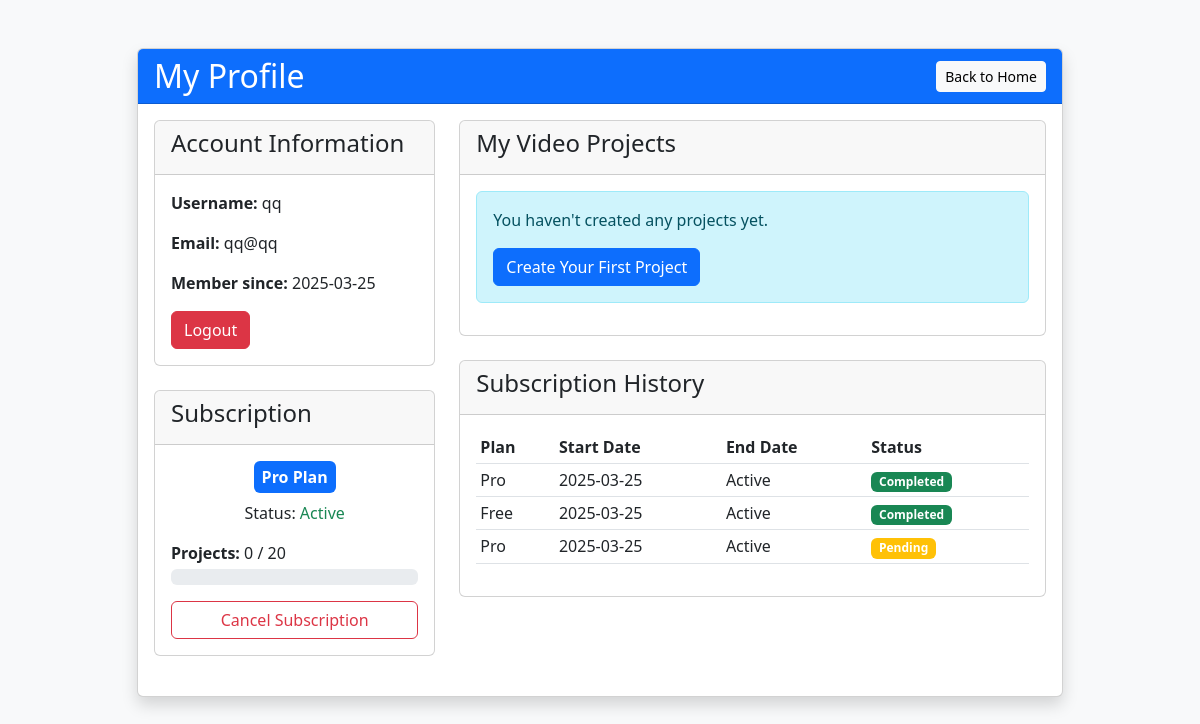
/profile (signed in), run on the app's committed database.
### tables this page shows
CREATE TABLE users (
            id INTEGER PRIMARY KEY AUTOINCREMENT,
            username TEXT UNIQUE NOT NULL,
            email TEXT UNIQUE NOT NULL,
            password TEXT NOT NULL,
            subscription_type TEXT DEFAULT 'free',
            subscription_status TEXT DEFAULT 'active',
            subscription_end_date TIMESTAMP,
            created_at TIMESTAMP DEFAULT CURRENT_TIMESTAMP
        );

CREATE TABLE subscription_history (
        id INTEGER PRIMARY KEY AUTOINCREMENT,
        user_id INTEGER NOT NULL,
        subscription_type TEXT NOT NULL,
        start_date TIMESTAMP DEFAULT CURRENT_TIMESTAMP,
        end_date TIMESTAMP,
        payment_status TEXT,
        FOREIGN KEY (user_id) REFERENCES users (id)
    );

### app.py (the view, shortened to what this page needs)
@app.route('/profile')
@login_required
def profile():
    conn = sqlite3.connect(USER_DB)
    cursor = conn.cursor()
    cursor.execute('''
        SELECT username, email, created_at, subscription_type, subscription_status, subscription_end_date
        FROM users WHERE id = ?
    ''', (session['user_id'],))
    user_data = cursor.fetchone()
    cursor.execute('''
        SELECT session_id FROM user_sessions
        WHERE user_id = ?
        ORDER BY created_at DESC
    ''', (session['user_id'],))
    sessions = []
    for row in cursor.fetchall():
        session_file = f"session_{row[0]}.json"
    cursor.execute('''
        SELECT subscription_type, start_date, end_date, payment_status
        FROM subscription_history
        WHERE user_id = ?
        ORDER BY start_date DESC
    ''', (session['user_id'],))
    subscription_history = cursor.fetchall()
    conn.close()
    subscription_type = user_data[3] if user_data[3] else 'free'
    project_limit = get_subscription_limit(subscription_type, 'projects')
    project_count = len(sessions)
    if project_limit > 1000000:  # Effectively unlimited
        project_usage_percent = min(100, project_count)
    else:
        project_usage_percent = min(100, int(project_count / project_limit * 100)) if project_limit > 0 else 100
    return render_template('profile.html',
                          user=user_data,
                          sessions=sessions,
                          subscription_history=subscription_history,
                          project_limit=project_limit,
                          project_count=project_count,
                          project_usage_percent=project_usage_percent)

### app.py (called while the page is built)
def login_required(f):
    @wraps(f)
    def decorated_function(*args, **kwargs):
        if 'user_id' not in session:
            flash('Please log in to access this page.', 'warning')
            return redirect(url_for('login', next=request.url))
        return f(*args, **kwargs)
    return decorated_function

@app.before_request
def require_login():
    public_routes = ['login', 'register', 'static', 'index']
    if request.endpoint not in public_routes and 'user_id' not in session:
        flash('Please log in to access this feature.', 'warning')
        return redirect(url_for('login', next=request.path))

### templates/profile.html (shortened to what this page needs)
<!DOCTYPE html>
<html lang="en">
<head>
    <link href="https://cdn.jsdelivr.net/npm/bootstrap@5.3.0-alpha1/dist/css/bootstrap.min.css" rel="stylesheet">
    <link rel="stylesheet" href="{{ url_for('static', filename='css/style.css') }}">
</head>
<body>
    <div class="container mt-5">
        <div class="row justify-content-center">
            <div class="col-md-10">
                <div class="card shadow mb-4">
                    <div class="card-header bg-primary text-white d-flex justify-content-between align-items-center">
                        <h2 class="m-0">My Profile</h2>
                        <a href="{{ url_for('index') }}" class="btn btn-light btn-sm">Back to Home</a>
                    </div>
                    <div class="card-body">
                        <div class="row">
                            <div class="col-md-4">
                                <div class="card mb-4">
                                    <div class="card-header">
                                        <h4>Account Information</h4>
                                    </div>
                                    <div class="card-body">
                                        <p><strong>Username:</strong> {{ user[0] }}</p>
                                        <p><strong>Email:</strong> {{ user[1] }}</p>
                                        <p><strong>Member since:</strong> {{ user[2][:10] }}</p>
                                        <a href="{{ url_for('logout') }}" class="btn btn-danger">Logout</a>
                                    </div>
                                </div>
                                <div class="card mb-4">
                                    <div class="card-header">
                                        <h4>Subscription</h4>
                                    </div>
                                    <div class="card-body">
                                        {% set subscription_type = user[3] if user[3] else 'free' %}
                                        {% set subscription_status = user[4] if user[4] else 'active' %}
                                        <div class="text-center mb-3">
                                            {% if subscription_type == 'free' %}
                                                <span class="badge bg-secondary p-2 fs-6 mb-2">Free Plan</span>
                                            {% elif subscription_type == 'pro' %}
                                                <span class="badge bg-primary p-2 fs-6 mb-2">Pro Plan</span>
                                            {% elif subscription_type == 'premium' %}
                                                <span class="badge bg-success p-2 fs-6 mb-2">Premium Plan</span>
                                            {% endif %}
                                            <p class="mb-1">Status:
                                                {% if subscription_status == 'active' %}
                                                    <span class="text-success">Active</span>
                                                {% elif subscription_status == 'pending' %}
                                                    <span class="text-warning">Pending</span>
                                                {% elif subscription_status == 'cancelled' %}
                                                    <span class="text-danger">Cancelled</span>
                                                {% endif %}
                                            </p>
                                        </div>
                                        <div class="mb-3">
                                            <p class="mb-1"><strong>Projects:</strong> {{ project_count }} / {% if project_limit > 1000000 %}Unlimited{% else %}{{ project_limit }}{% endif %}</p>
                                            <div class="progress">
                                            </div>
                                        </div>
                                        <div class="d-grid gap-2">
                                            {% if subscription_type == 'free' %}
                                                <a href="{{ url_for('select_subscription') }}" class="btn btn-primary">Upgrade Plan</a>
                                            {% elif subscription_type == 'pro' and subscription_status == 'active' %}
                                                <a href="{{ url_for('cancel_subscription') }}" class="btn btn-outline-danger"
                                                   onclick="return confirm('Are you sure you want to cancel your subscription?')">
                                                   Cancel Subscription
                                                </a>
                                            {% elif subscription_status == 'cancelled' %}
                                                <a href="{{ url_for('renew_subscription') }}" class="btn btn-success">Renew Subscription</a>
                                            {% endif %}
                                        </div>
                                    </div>
                                </div>
                            </div>
                            <div class="col-md-8">
                                <div class="card">
                                    <div class="card-header">
                                        <h4>My Video Projects</h4>
                                    </div>
                                    <div class="card-body">
                                        {% if sessions %}
                                            <div class="table-responsive">
                                                <table class="table table-striped table-hover">
                                                    <thead>
                                                        <tr>
                                                            <th>Video</th>
                                                            <th>Music</th>
                                                            <th>Timestamps</th>
                                                            <th>Actions</th>
                                                        </tr>
                                                    </thead>
                                                    <tbody>
                                                        {% for s in sessions %}
                                                            <tr>
                                                                <td>{{ s.video_filename }}</td>
                                                                <td>{% if s.has_music %}<span class="badge bg-success">Yes</span>{% else %}<span class="badge bg-secondary">No</span>{% endif %}</td>
                                                                <td>{{ s.timestamp_count }}</td>
                                                                <td>
                                                                    <a href="{{ url_for('editor', session_id=s.session_id) }}" class="btn btn-sm btn-primary">Edit</a>
                                                                    {% if s.timestamp_count > 0 %}
                                                                        <a href="{{ url_for('preview_video', session_id=s.session_id) }}" class="btn btn-sm btn-info" target="_blank">Preview</a>
                                                                        <a href="{{ url_for('download_video', session_id=s.session_id) }}" class="btn btn-sm btn-success">Download</a>
                                                                    {% endif %}
                                                                </td>
                                                            </tr>
                                                        {% endfor %}
                                                    </tbody>
                                                </table>
                                            </div>
                                            {% if project_count >= project_limit %}
                                                <div class="alert alert-warning mt-3">
                                                    <p><strong>Project limit reached!</strong> You've reached your limit of {{ project_limit }} projects.</p>
                                                    {% if subscription_type == 'free' %}
                                                        <a href="{{ url_for('select_subscription') }}" class="btn btn-primary btn-sm">Upgrade to Pro</a>
                                                    {% endif %}
                                                </div>
                                            {% endif %}
                                        {% else %}
                                            <div class="alert alert-info">
                                                <p>You haven't created any projects yet.</p>
                                                <a href="{{ url_for('index') }}" class="btn btn-primary">Create Your First Project</a>
                                            </div>
                                        {% endif %}
                                    </div>
                                </div>
                                {% if subscription_history %}
                                    <div class="card mt-4">
                                        <div class="card-header">
                                            <h4>Subscription History</h4>
                                        </div>
                                        <div class="card-body">
                                            <div class="table-responsive">
                                                <table class="table table-sm">
                                                    <thead>
                                                        <tr>
                                                            <th>Plan</th>
                                                            <th>Start Date</th>
                                                            <th>End Date</th>
                                                            <th>Status</th>
                                                        </tr>
                                                    </thead>
                                                    <tbody>
                                                        {% for sh in subscription_history %}
                                                            <tr>
                                                                <td>{{ sh[0]|capitalize }}</td>
                                                                <td>{{ sh[1][:10] }}</td>
                                                                <td>{{ sh[2][:10] if sh[2] else 'Active' }}</td>
                                                                <td>
                                                                    {% if sh[3] == 'completed' %}
                                                                        <span class="badge bg-success">Completed</span>
                                                                    {% elif sh[3] == 'pending' %}
                                                                        <span class="badge bg-warning">Pending</span>
                                                                    {% elif sh[3] == 'cancelled' %}
                                                                        <span class="badge bg-danger">Cancelled</span>
                                                                    {% endif %}
                                                                </td>
                                                            </tr>
                                                        {% endfor %}
                                                    </tbody>
                                                </table>
                                            </div>
                                        </div>
                                    </div>
                                {% endif %}
                            </div>
                        </div>
                    </div>
                </div>
            </div>
        </div>
    </div>
</body>
</html>

### static/css/style.css (style rules this page uses)
body { background-color: #f8f9fa; font-family: 'Segoe UI', Tahoma, Geneva, Verdana, sans-serif; }

### data on the page
users: username "qq", email "qq@qq", created_at "2025-03-25"
subscription_history: subscription_type "Pro", start_date "2025-03-25", sh "Active", payment_status "Completed"
subscription_history: subscription_type "Free", start_date "2025-03-25", sh "Active", payment_status "Completed"
subscription_history: subscription_type "Pro", start_date "2025-03-25", sh "Active", payment_status "Pending"

### other printed values
{{ project_count }} "0"
{{ project_limit }} "20"
